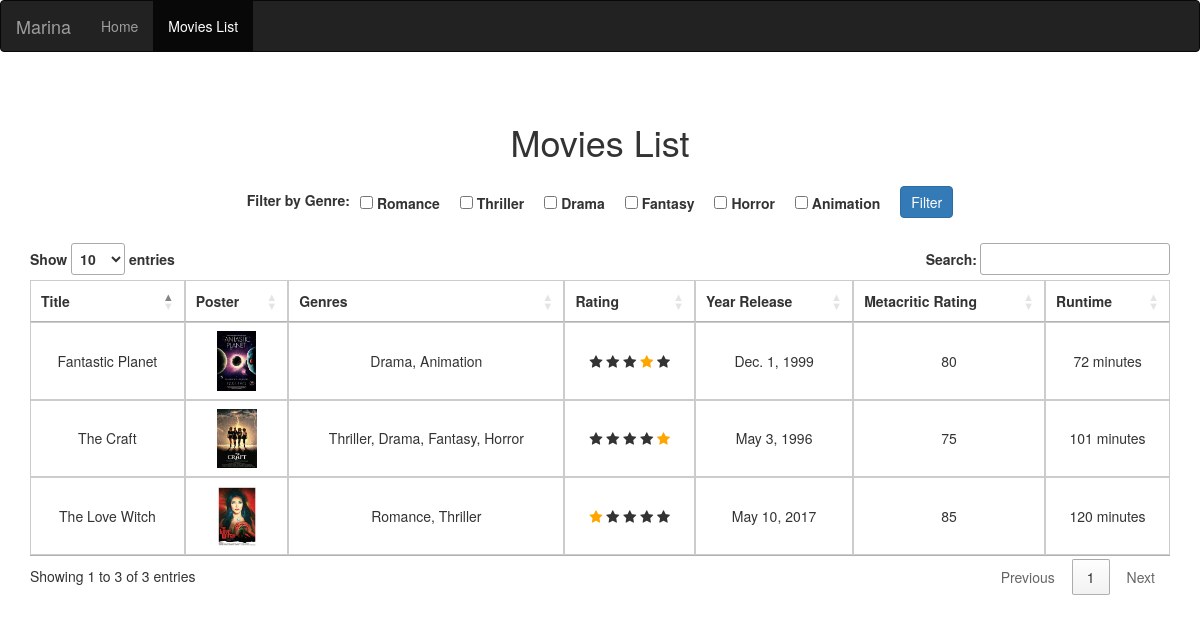
The app's page /index/ with its own data.
### movies/models.py (models this page shows, shortened)
class Genre(models.Model):
    name = models.CharField(max_length=100)
    def __str__(self):
        return self.name

class Movie(models.Model):
    title = models.CharField(max_length=255)
    poster = models.ImageField(upload_to='images/')
    genres = models.ManyToManyField('Genre')
    rating = models.CharField(max_length=10)
    year_release = models.DateField()
    metacritic_rating = models.IntegerField()
    runtime = models.IntegerField()

### movies/views.py (the view)
# urls.py: path('index/', index, name='index'),
def index(request):
    search_query = request.GET.get('search_query', '')
    selected_genres = request.GET.getlist('genre')
    movies = Movie.objects.all()
    if search_query:
        movies = movies.filter(title__icontains=search_query)
    if selected_genres:
        movies = movies.filter(genres__name__in=selected_genres).distinct()
    movies = movies.order_by('-year_release')
    genres = Genre.objects.all()
    context = {"movies": movies, "genres": genres, "search_query": search_query, "selected_genres": selected_genres}
    return render(request, "index.html", context=context)

### movies/templates/index.html (shortened to what this page needs)
{% load static %}
<!DOCTYPE html>
<html>
  <head>
    <link rel="stylesheet" type="text/css" href="{% static 'css/custom.css' %}">
  </head>
  <body>
    <nav class="navbar navbar-inverse">
      <div class="container-fluid">
          <div class="navbar-header">
              <a class="navbar-brand" href="#">
                  Marina</a>
          </div>
          <ul class="nav navbar-nav">
              <li><a href="/">Home</a></li>
              <li class="active"><a href="/index">Movies List</a></li>
          </ul>
      </div>
  </nav>
    <div class="container">
      <h1>Movies List</h1>
      <link rel="stylesheet" href=
      "https://maxcdn.bootstrapcdn.com/bootstrap/3.4.0/css/bootstrap.min.css">
      <link rel="stylesheet" href="//cdn.datatables.net/1.13.5/css/jquery.dataTables.min.css" />
      <link rel="stylesheet" href="https://cdnjs.cloudflare.com/ajax/libs/font-awesome/4.7.0/css/font-awesome.min.css">
      <div class="search-filter-container">
        <form class="filter-form" method="GET" action="{% url 'movies:index' %}">
            <label for="genre">Filter by Genre:</label>
            <div class="genre-checkboxes">
                {% for genre in genres %}
                <div class="genre-checkbox">
                <input type="checkbox" id="genre_{{ genre.id }}" name="genre" value="{{ genre.name }}" {% if genre.name in selected_genres %}checked{% endif %}>
                <label for="genre_{{ genre.id }}">{{ genre.name }}</label>
                </div>
                {% endfor %}
            </div>
            <button class="btn btn-primary" type="submit">Filter</button>
        </form>
      </div>
      <table id="myTable" class="movies-table">
        <thead>
          <tr>
            <th>Title</th>
            <th>Poster</th>
            <th>Genres</th>
            <th>Rating</th>
            <th>Year Release</th>
            <th>Metacritic Rating</th>
            <th>Runtime</th>
          </tr>
        </thead>
        <tbody>
          {% for movie in movies %}
          <tr>
            <td>{{ movie.title }}</td>
            <td>
              <img src="{{ movie.poster.url }}" alt="{{ movie.title }} poster" class="small-poster"/>
            </td>
            <td>{{ movie.genres.all|join:', ' }}</td>
            <td>
              <span class="fa fa-star {% if movie.rating == '1' %}checked{%else%}unchecked{% endif %}"></span>
              <span class="fa fa-star {% if movie.rating == '2' %}checked{%else%}unchecked{% endif %}"></span>
              <span class="fa fa-star {% if movie.rating == '3' %}checked{%else%}unchecked{% endif %}"></span>
              <span class="fa fa-star {% if movie.rating == '4' %}checked{%else%}unchecked{% endif %}"></span>
              <span class="fa fa-star {% if movie.rating == '5' %}checked{%else%}unchecked{% endif %}"></span>
            </td>
            <td>{{ movie.year_release }}</td>
            <td>{{ movie.metacritic_rating }}</td>
            <td>{{ movie.runtime }} minutes</td>
          </tr>
          {% endfor %}
        </tbody>
      </table>
    </div>
  </body>
</html>

### movies/static/css/custom.css (style rules this page uses)
.container { text-align: center; margin: 50px auto 0; max-width: 1200px; }
.movies-table { width: 100%; border-collapse: collapse; }
.movies-table th, .movies-table td { padding: 10px; border: 1px solid #ccc; }
.search-filter-container { display: flex; flex-direction: column; align-items: center; margin-bottom: 20px; }
.filter-form { display: flex; align-items: center; }
.filter-form label { margin-right: 10px; }
.filter-form button[type="submit"] { padding: 5px 10px; }
.genre-checkboxes { display: flex; flex-wrap: wrap; margin-top: 10px; }
.genre-checkbox { margin-right: 10px; margin-bottom: 5px; }
.small-poster { max-width: 40px; max-height: 60px; width: auto; height: auto; }

### movies/templates/index.html (style rules this page uses)
.checked { color: orange; }

### records on screen
Genre: name "Romance"
Genre: name "Thriller"
Genre: name "Drama"
Genre: name "Fantasy"
Genre: name "Horror"
Genre: name "Animation"
Movie: title "The Love Witch", poster (picture), genres.all "Romance, Thriller", year_release "May 10, 2017", metacritic_rating "85", runtime "120"
Movie: title "Fantastic Planet", poster (picture), genres.all "Drama, Animation", year_release "Dec. 1, 1999", metacritic_rating "80", runtime "72"
Movie: title "The Craft", poster (picture), genres.all "Thriller, Drama, Fantasy, Horror", year_release "May 3, 1996", metacritic_rating "75", runtime "101"
